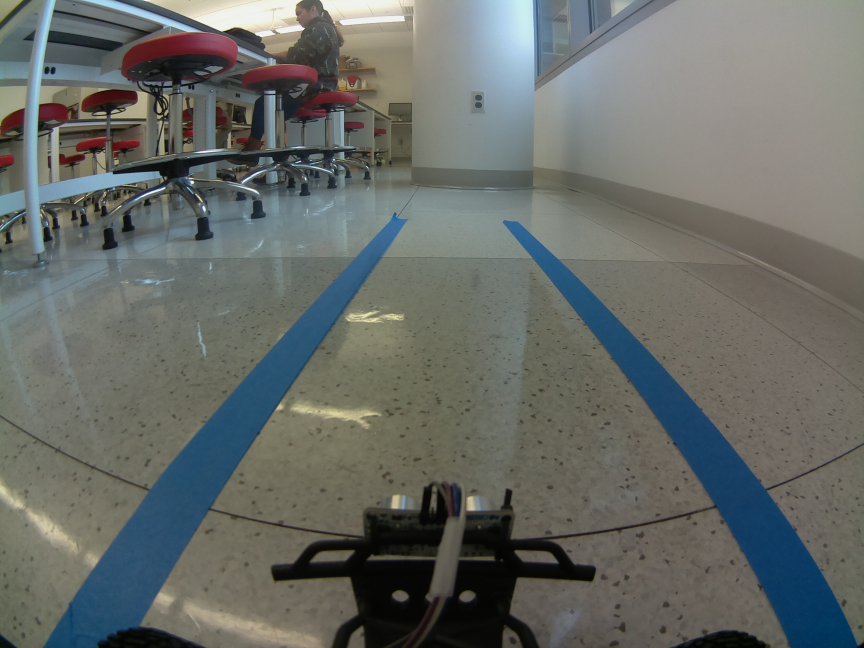
#> input picture edgeDetect/test_images/img2.jpg, 2592 x 1944 px, found by its file name (shown at 1/3 size)
$ python birdseye.py
#> lines starting #> are read from the running program, lines starting #| are printed output that depends on the picture
import cv2
import numpy as np
import matplotlib.pyplot as plt


image = cv2.imread("img2.jpg")
#> image is the input picture: shape (1944, 2592, 3); mean B, G, R 103.4, 107.5, 103.7
cv2.circle(image, (1100,700), 5, (0,0,255), -1)
cv2.circle(image, (1600, 700), 5, (0,0,255), -1)
cv2.circle(image, (400, 1450), 5, (0,0,255), -1)
cv2.circle(image, (2340, 1450), 5, (0,0,255), -1)
pts1 = np.float32([[1100,700],[1600,700],[400,1450],[2340,1450]])
pts2 = np.float32([[0,0],[1500,0],[0,2400],[1500,2400]])

matrix = cv2.getPerspectiveTransform(pts1, pts2)

result = cv2.warpPerspective(image, matrix, (1500,2400))
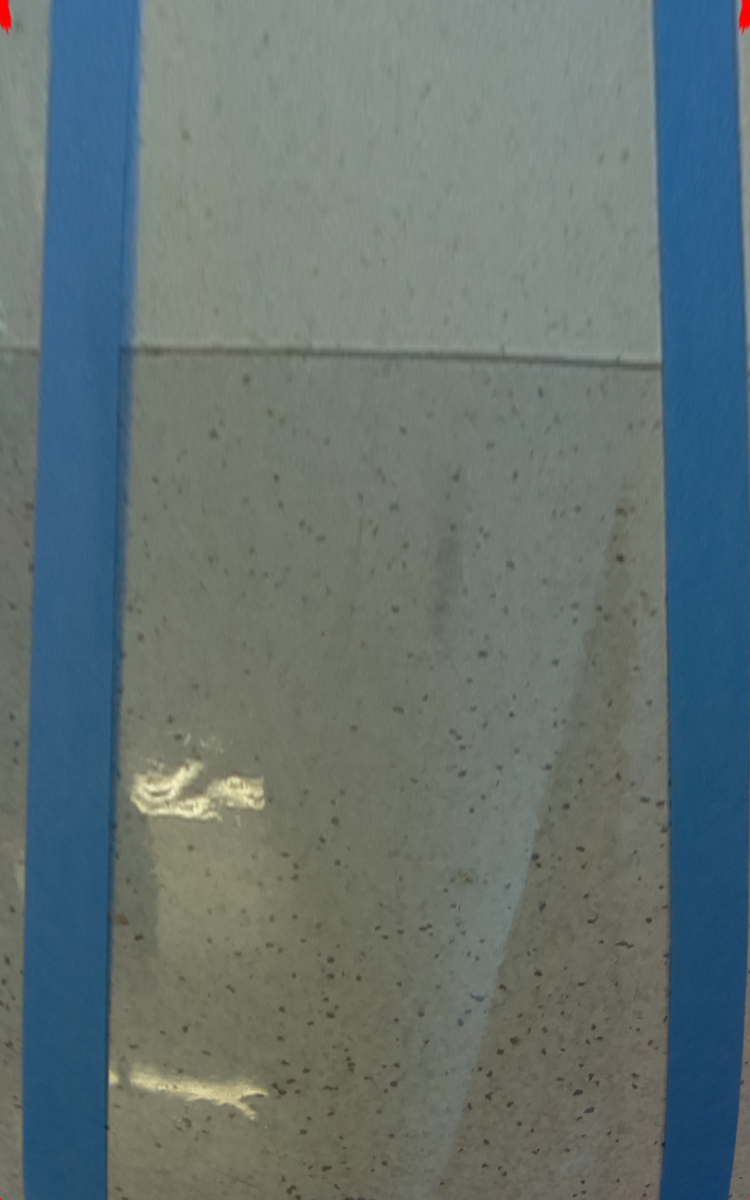
#> result: shape (2400, 1500, 3) (shown at 1/2 size); mean B, G, R 113.9, 114.6, 100.8
cv2.imshow("result", result)

height, width = image.shape[:2]
#> height = 1944; width = 2592
print(height)
#| 1944
print(width)
#| 2592

cv2.waitKey(5000)

$ run again, with edgeDetect/test_images/img3.jpg copied over edgeDetect/test_images/img2.jpg
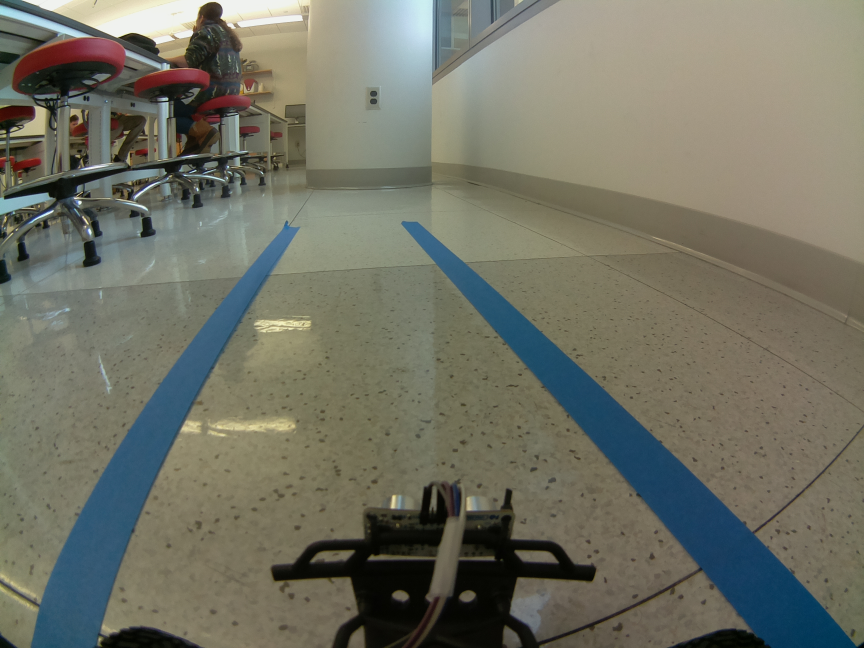
#> input picture edgeDetect/test_images/img3.jpg, 2592 x 1944 px, found by its file name (shown at 1/3 size)
#> image is the input picture: shape (1944, 2592, 3); mean B, G, R 100.7, 114.2, 113.6
#> `result = cv2.warpPerspective(image, matrix, (1500,2400))`:
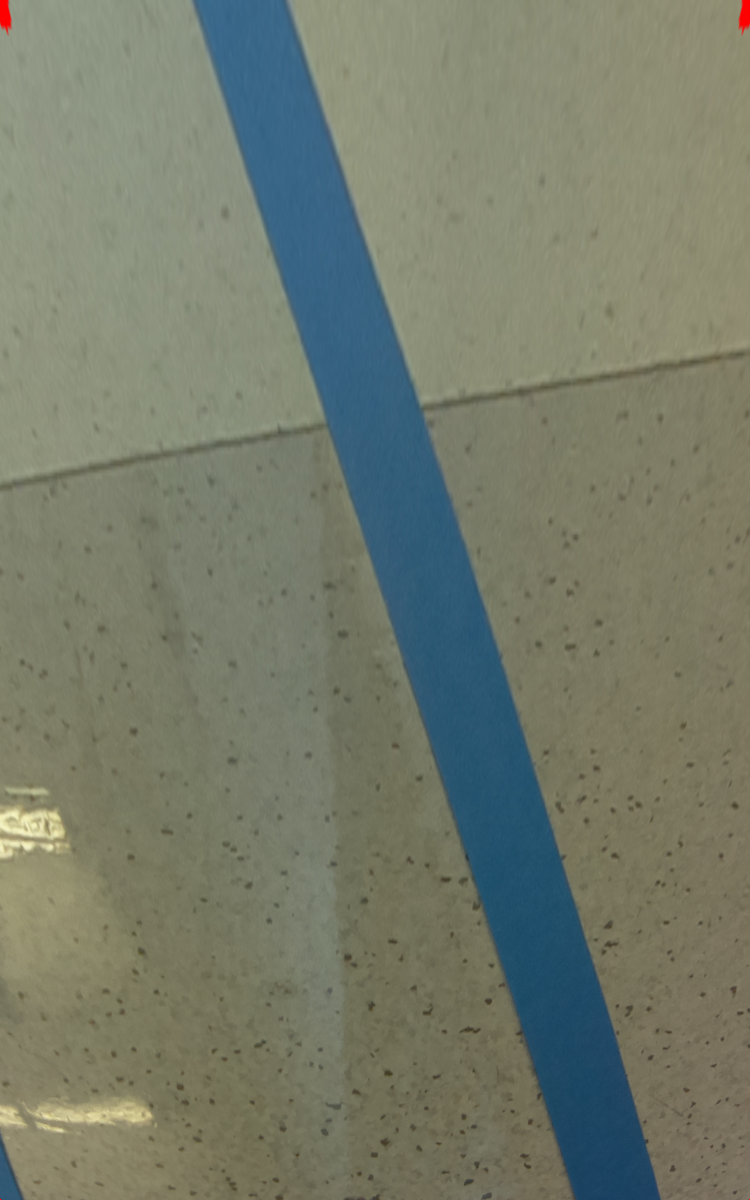
#> result: shape (2400, 1500, 3) (shown at 1/2 size); mean B, G, R 106.9, 123.3, 117.3
#| 1944
#| 2592

$ run again, with edgeDetect/test_images/img4.jpg copied over edgeDetect/test_images/img2.jpg
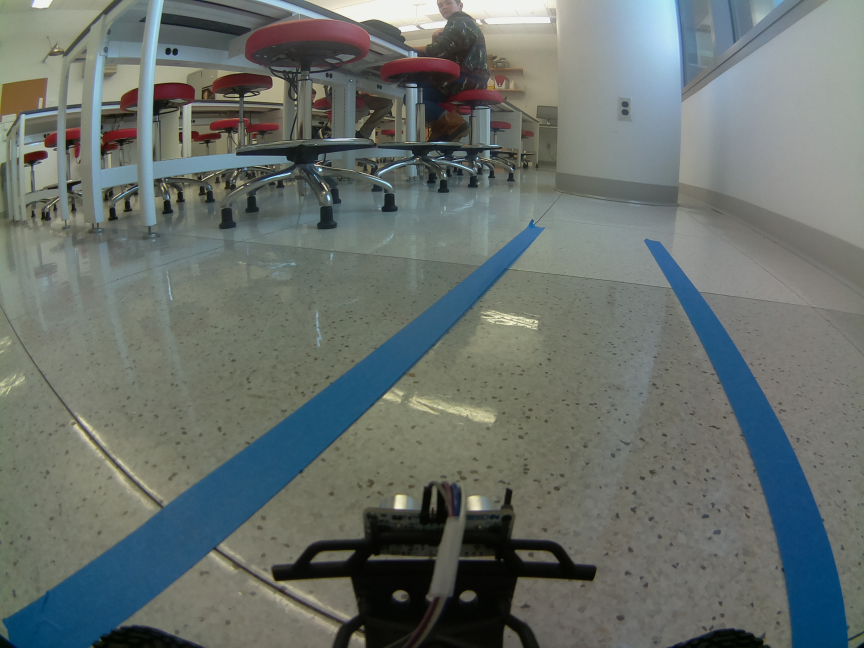
#> input picture edgeDetect/test_images/img4.jpg, 2592 x 1944 px, found by its file name (shown at 1/3 size)
#> image is the input picture: shape (1944, 2592, 3); mean B, G, R 107.9, 112, 104.5
#> `result = cv2.warpPerspective(image, matrix, (1500,2400))`:
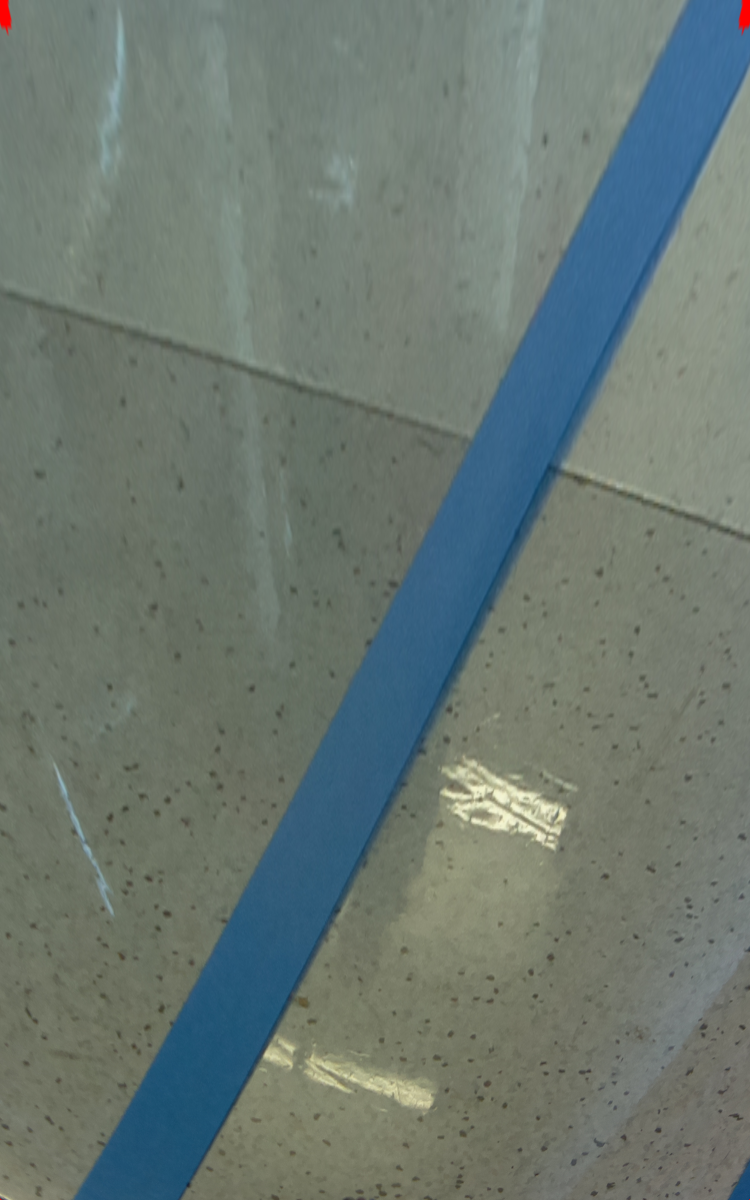
#> result: shape (2400, 1500, 3) (shown at 1/2 size); mean B, G, R 113, 119.5, 107
#| 1944
#| 2592

$ run again, with edgeDetect/test_images/img5.jpg copied over edgeDetect/test_images/img2.jpg
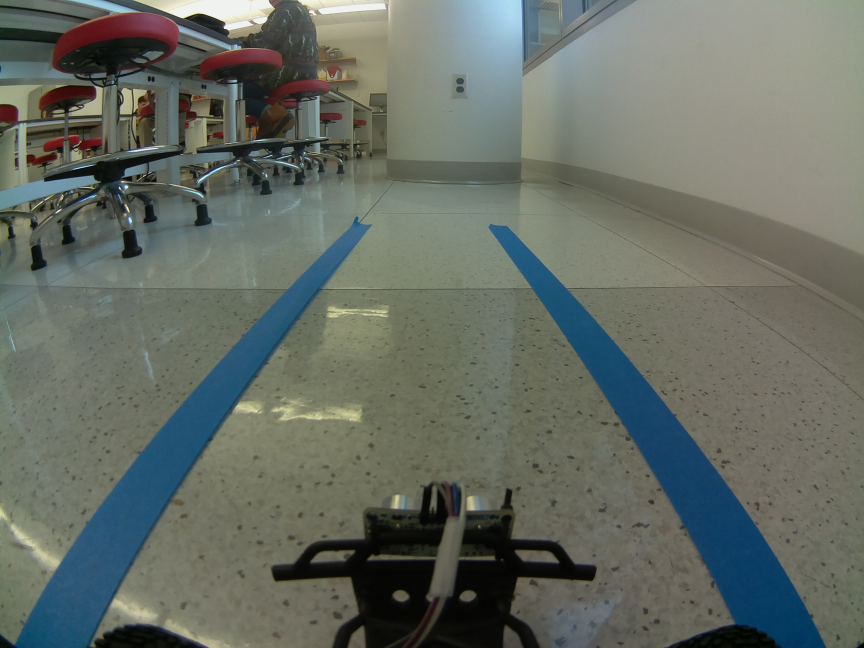
#> input picture edgeDetect/test_images/img5.jpg, 2592 x 1944 px, found by its file name (shown at 1/3 size)
#> image is the input picture: shape (1944, 2592, 3); mean B, G, R 100.2, 108.6, 101.9
#> `result = cv2.warpPerspective(image, matrix, (1500,2400))`:
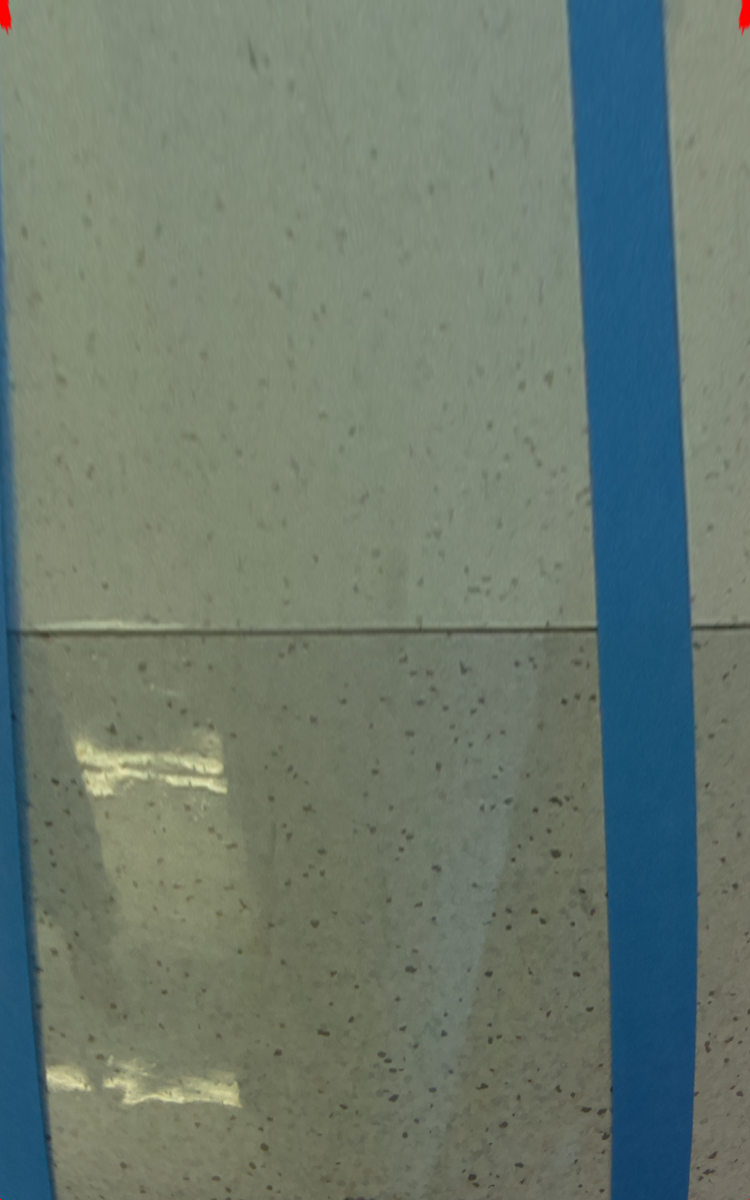
#> result: shape (2400, 1500, 3) (shown at 1/2 size); mean B, G, R 110.3, 121.6, 107.6
#| 1944
#| 2592
